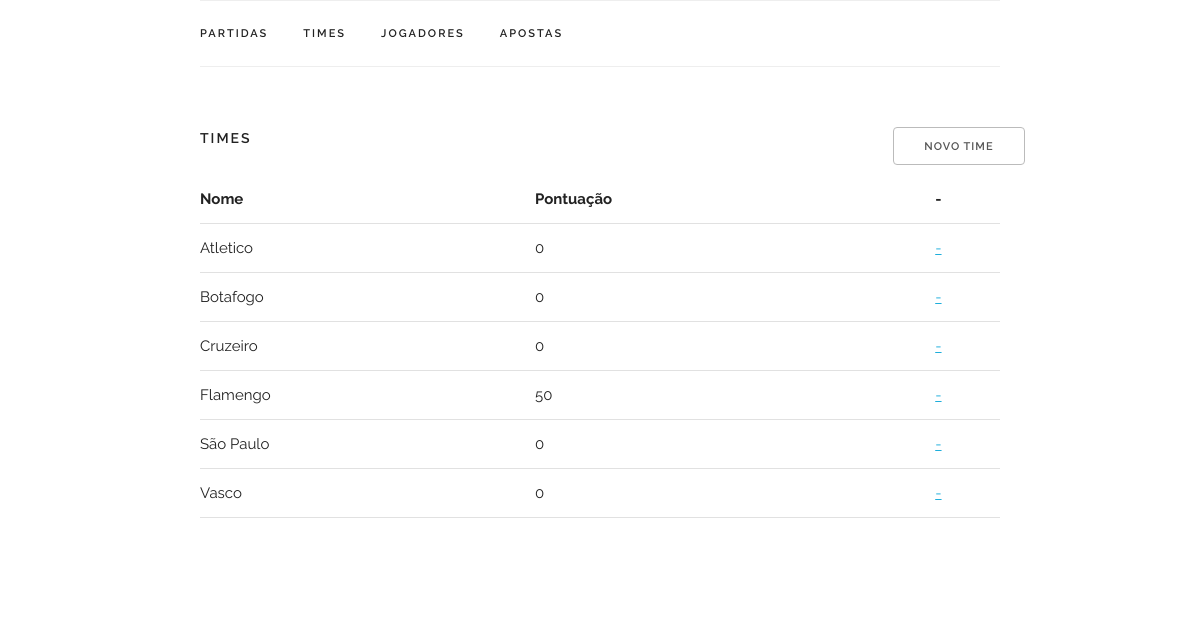
Screenshot of /teams/ with the database file from the repository.
### bets/models.py (models this page shows, shortened)
class Team(models.Model):
    name = models.CharField(
        'nome',
        max_length=255
    )
    points = models.PositiveIntegerField(
        'pontos',
        default=0
    )
    class Meta:
        verbose_name = 'time'
        verbose_name_plural = 'times'
        ordering = ['name']

### bets/views.py (the view)
# urls.py: url(r'^teams/$', views.TeamsView.as_view(), name='team-list'),
class TeamsView(generic.ListView):
    template_name = 'teams/list.html'
    def get_queryset(self):
        return models.Team.objects.all()

### templates/teams/list.html
{% extends 'base.html' %}
{% block content %}
<div class="docs-section">
  <div class="row">
    <div class="ten columns">
      <h6 class="docs-header">Times</h6>
    </div>
    <div class="two columns">
      <a class="button" href="{% url 'bets:team-create' %}"> Novo Time </a>
    </div>
  </div>
  <table class="u-full-width">
  <thead>
    <tr>
      <th>Nome</th>
      <th>Pontuação</th>
      <th> - </th>
    </tr>
  </thead>
  <tbody>
    {% for obj in object_list %}
    <tr>
      <td>{{ obj.name }}</td>
      <td>{{ obj.points }}</td>
      <td><a href="{% url 'bets:team-details' obj.pk %}"> - </a></td>
    </tr>
    {% endfor %}
  </tbody>
</table>
</div>
{% endblock %}

### static/css/skeleton.css (style rules this page uses)
.column, .columns { width: 100%; float: left; box-sizing: border-box; }
@media (min-width: 550px) { .column, .columns { margin-left: 4%; } }
@media (min-width: 550px) { .column:first-child, .columns:first-child { margin-left: 0; } }
@media (min-width: 550px) { .two.columns { width: 13.3333333333%; } }
@media (min-width: 550px) { .ten.columns { width: 82.6666666667%; } }
html { font-size: 62.5%; }
body { font-size: 1.5em; line-height: 1.6; font-weight: 400; font-family: "Raleway", "HelveticaNeue", "Helvetica Neue", Helvetica, Arial, sans-serif; color: #222; }
h1, h2, h3, h4, h5, h6 { margin-top: 0; margin-bottom: 2rem; font-weight: 300; }
h6 { font-size: 1.5rem; line-height: 1.6; letter-spacing: 0; }
@media (min-width: 550px) { h6 { font-size: 1.5rem; } }
a { color: #1EAEDB; }
.button, button, input[type="submit"], input[type="reset"], input[type="button"] { display: inline-block; height: 38px; padding: 0 30px; color: #555; text-align: center; font-size: 11px; font-weight: 600; line-height: 38px; letter-spacing: .1rem; text-transform: uppercase; text-decoration: none; white-space: nowrap; background-color: transparent; border-radius: 4px; border: 1px solid #bbb; cursor: pointer; box-sizing: border-box; }
th, td { padding: 12px 15px; text-align: left; border-bottom: 1px solid #E1E1E1; }
th:first-child, td:first-child { padding-left: 0; }
th:last-child, td:last-child { padding-right: 0; }
button, .button { margin-bottom: 1rem; }
pre, blockquote, dl, figure, table, p, ul, ol, form { margin-bottom: 2.5rem; }
.u-full-width { width: 100%; box-sizing: border-box; }
.container:after, .row:after, .u-cf { content: ""; display: table; clear: both; }

### static/css/custom.css (style rules this page uses)
.docs-header { text-transform: uppercase; font-size: 1.4rem; letter-spacing: .2rem; font-weight: 600; }
.docs-section { border-top: 1px solid #eee; padding: 4rem 0; margin-bottom: 0; }
@media (min-width: 550px) { .docs-section { padding: 6rem 0; } }
@media (min-width: 750px) { .navbar + .docs-section { border-top-width: 0; } }

### rows the page displays
Team: name "Atletico", points "0"
Team: name "Botafogo", points "0"
Team: name "Cruzeiro", points "0"
Team: name "Flamengo", points "50"
Team: name "São Paulo", points "0"
Team: name "Vasco", points "0"
